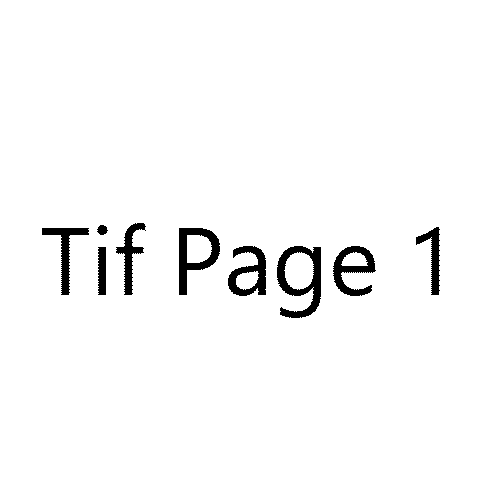
#> input picture split_tif_files/test_file.tif, 500 x 500 px
$ python tif_tools.py
#> lines starting #> are read from the running program, lines starting #| are printed output that depends on the picture; after the words box and inside, x2 and y2 are one past the last pixel; in counts of white or black regions, pixels touching at a corner belong together
import os

from PIL import Image


class TifTools:
    # [57 lines left out: functions save_multipage_tiff, save_all_page, not called in this run]

    def manage_single_page(self, path, page, save=False, show=False, output_path=None):
        """
        查看或儲存單一頁面的TIFF圖片。

        :param path: TIFF檔案的路徑。
        :param page: 指定想要管理的頁數。
        :param save: 是否要儲存該頁，預設為False。
        :param show: 是否要顯示該頁，預設為False。
        :param output_path: 若儲存，儲存的路徑。
        :return: 處理後的圖片物件。
        """
#> called with path = './test_file.tif', page = 1, save = False, show = True
        img = Image.open(path)
#> img is the input picture: PIL image 500x500 1; 97.2% white; 9 black regions, largest, box (x1, y1, x2, y2) and area: (277, 246, 321, 318) 1382, (179, 228, 220, 295) 1125, (333, 246, 376, 296) 971
        img.seek(page)
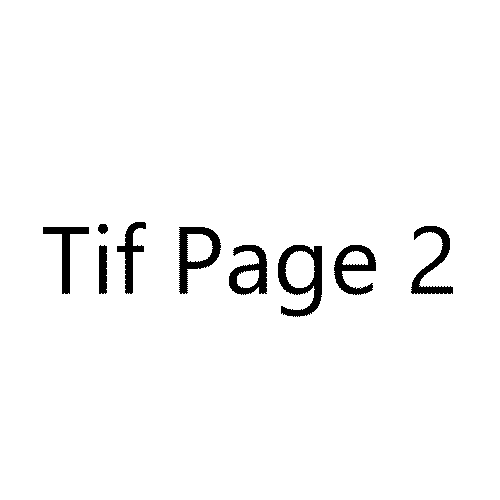
#> img: PIL image 500x500 1; 97% white; 9 black regions, largest, box (x1, y1, x2, y2) and area: (278, 245, 322, 317) 1387, (179, 227, 221, 294) 1122, (334, 245, 376, 295) 963
        if show:
            img.show()
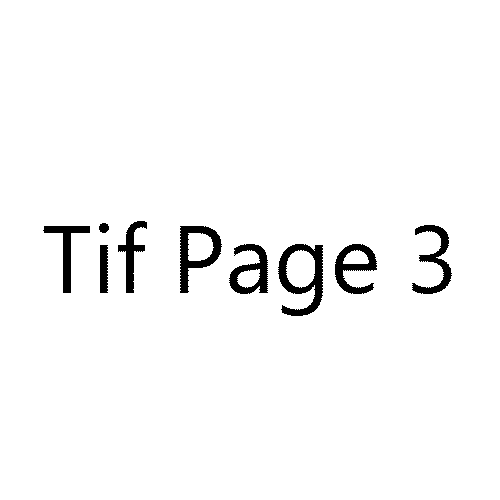
#> shown: PIL image 500x500 1; 97.1% white; 9 black regions, largest, box (x1, y1, x2, y2) and area: (278, 244, 323, 316) 1386, (180, 226, 222, 293) 1120, (335, 244, 377, 294) 969
        if save or output_path:
            save_path = output_path or f"{path[:-4]}_page{str(page).zfill(3)}.tif"
            print(save_path)
            img.save(save_path, dpi=(600, 600), compression="tiff_lzw")
        return img


if __name__ == '__main__':
    # 將_path替換成想要拆頁的tif檔路徑執行即可
    _path = r"./test_file.tif"
    tif_tools = TifTools()
    # 分割出多頁tif檔案成單一tif檔案
    # tif_tools.save_all_page(_path)

    # 讀取或是儲存單一頁圖片
    tif_tools.manage_single_page(_path, 1, show=True)
